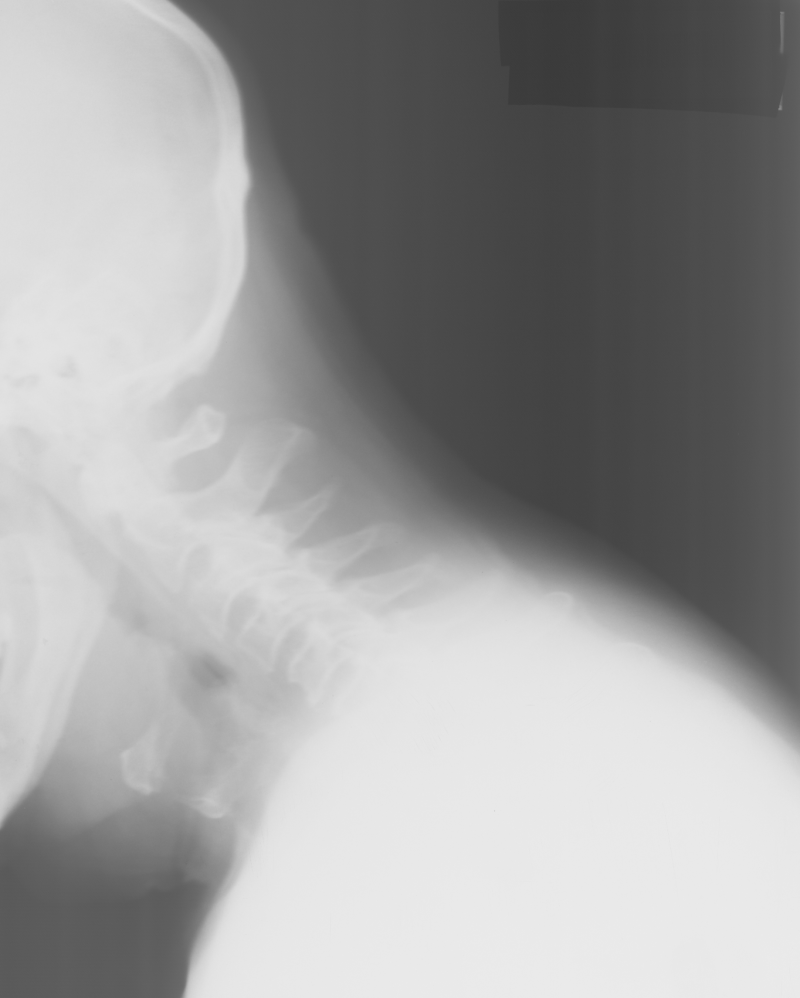
#> input picture exercises/ex3-PixelwiseOperations/data/vertebra.png, 800 x 998 px, found by its file name
$ python Ex3-PixelWiseOperations.py
#> lines starting #> are read from the running program, lines starting #| are printed output that depends on the picture; after the words box and inside, x2 and y2 are one past the last pixel; in counts of white or black regions, pixels touching at a corner belong together
import numpy as np
import matplotlib.pyplot as plt
from time import sleep
import cv2
from skimage.util import img_as_float
from skimage.util import img_as_ubyte
from skimage.filters import threshold_otsu

# [20 lines left out: functions show_histogram, show_in_moved_window, not called in this run]

def calculate_ranges(image):
    return np.min(image), np.max(image)

def calculate_ranges_as_float(image):
    return np.min(img_as_float(image)), np.max(img_as_float(image))

def calculate_ranges_as_ubyte(image):
    return np.min(img_as_ubyte(img_as_float(image))), np.max(img_as_ubyte(img_as_float(image)))

# [18 lines left out: function histogram_stretch, not called in this run]

def gamma_map(img, gamma):
    return img_as_ubyte(np.power(img_as_float(img), gamma))

def threshold_image(img_in, thres):
    """
    Apply a threshold in an image and return the resulting image
    :param img_in: Input image
    :param thres: The treshold value in the range [0, 255]
    :return: Resulting image (unsigned byte) where background is 0 and foreground is 255
    """
    thres = thres / 255
    img_in = img_as_float(img_in)
    img_thres = (np.where(img_in < thres, 0, 255))
    return img_as_ubyte(img_thres)

# [24 lines left out: functions segment_rgb, segment_hsv, not called in this run]

if __name__ == '__main__':
    vertebra = cv2.imread("exercises/ex3-PixelwiseOperations/data/vertebra.png", cv2.IMREAD_GRAYSCALE)
#> vertebra is the input picture: shape (998, 800); min 57, max 235, mean 156.2
    # show_histogram(vertebra)
    stop = True
    while not stop:
        show_in_moved_window("Vertebra", vertebra, 0, 10)
        vertebra_strech = histogram_stretch(vertebra)
        # show_in_moved_window("Vertebra Strech", vertebra_strech, 600, 10)
        vertebra_gamma = gamma_map(vertebra, .2)
        # show_in_moved_window("Vertebra Gamma", vertebra_gamma, 1200, 10)
        vertebra_thres = threshold_image(vertebra, 190)
        show_in_moved_window("Vertebra Threshold", vertebra_thres, 800, 10)
        if cv2.waitKey(1) == ord('q'):
            stop = True

    dark_bg = cv2.imread("exercises/ex3-PixelwiseOperations/data/dark_background.png")
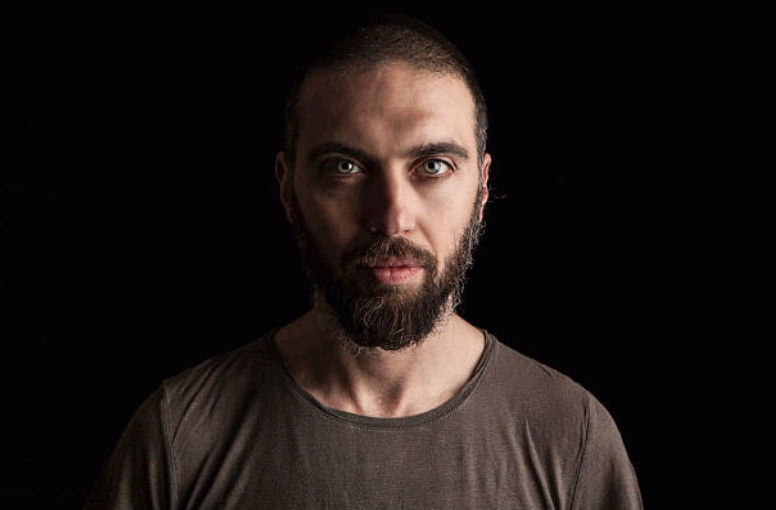
#> input picture exercises/ex3-PixelwiseOperations/data/dark_background.png, 776 x 510 px, found by its file name
#> dark_bg is the input picture: shape (510, 776, 3); mean B, G, R 21.8, 23.2, 31
    dark_bg_gray = cv2.cvtColor(dark_bg, cv2.COLOR_BGR2GRAY)
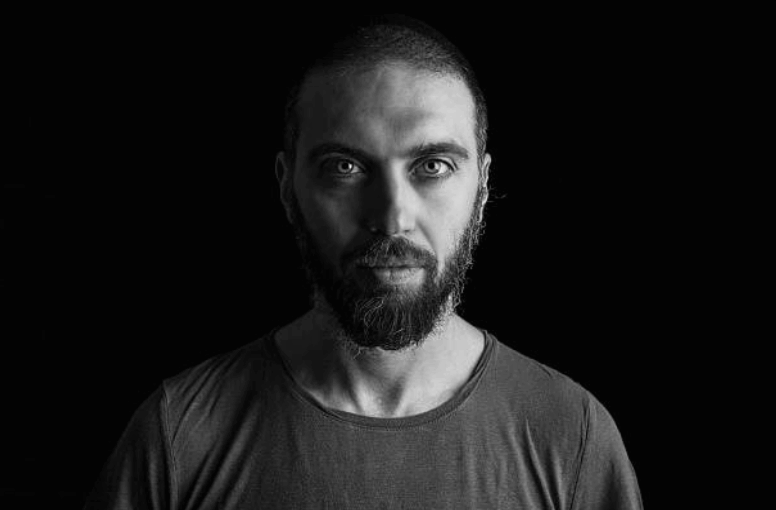
#> dark_bg_gray: shape (510, 776); min 0, max 243, mean 25.5
    threshold = threshold_otsu(dark_bg_gray)
#> threshold = 59
    dark_bg_thres = threshold_image(dark_bg_gray, threshold)
#> in threshold_image, `thres = thres / 255`: thres = 0.231
#> in threshold_image, `img_thres = (np.where(img_in < thres, 0, 255))`:
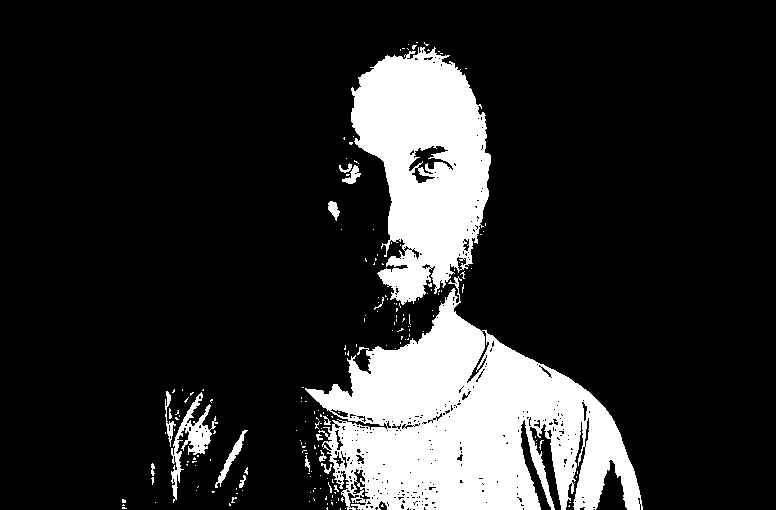
#> img_thres: shape (510, 776) int64; 16.8% white; 190 white regions (173 under 20 px), largest, box (x1, y1, x2, y2) and area: (305, 276, 643, 510) 40763, (351, 47, 491, 305) 22673, (171, 392, 218, 503) 1323
    stop = True
    while not stop:
        show_in_moved_window("Original", dark_bg, 0, 10)
        show_in_moved_window("Dark Background", dark_bg_thres, 600, 10)
        if cv2.waitKey(1) == ord('q'):
            stop = True

    dtu_sign = cv2.imread("exercises/ex3-PixelwiseOperations/data/DTUSigns2.jpg", cv2.IMREAD_COLOR)
#> (the run stopped early here; a loop or call above may not have finished)
